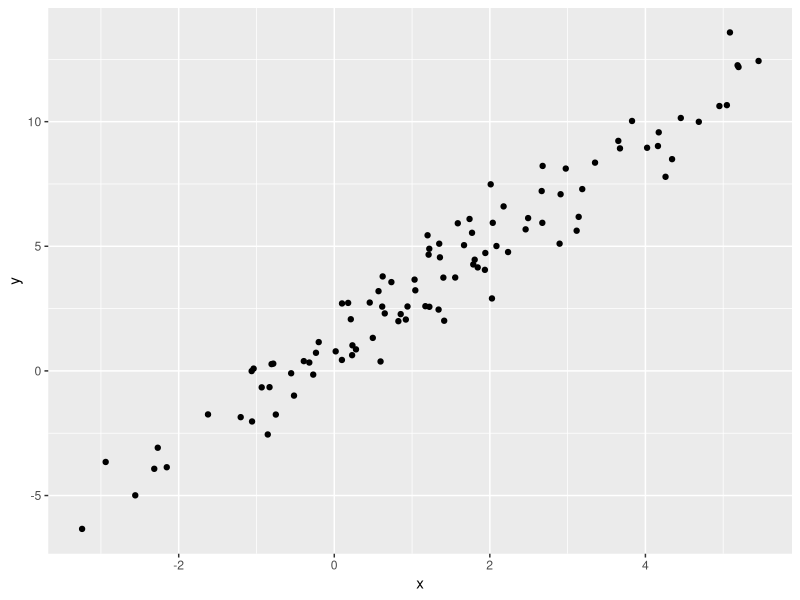

Reproduce this figure in R.
## ---- chunk 1
library(tidyverse)
## ---- chunk 2
plot_df = 
  tibble(
    x = rnorm(100, mean = 1, sd = 2),
    y = 1 + 2 * x + rnorm(100)
  )
## ---- chunk 3
plot_df |>
  ggplot(aes(x = x, y = y)) +
  geom_point()
